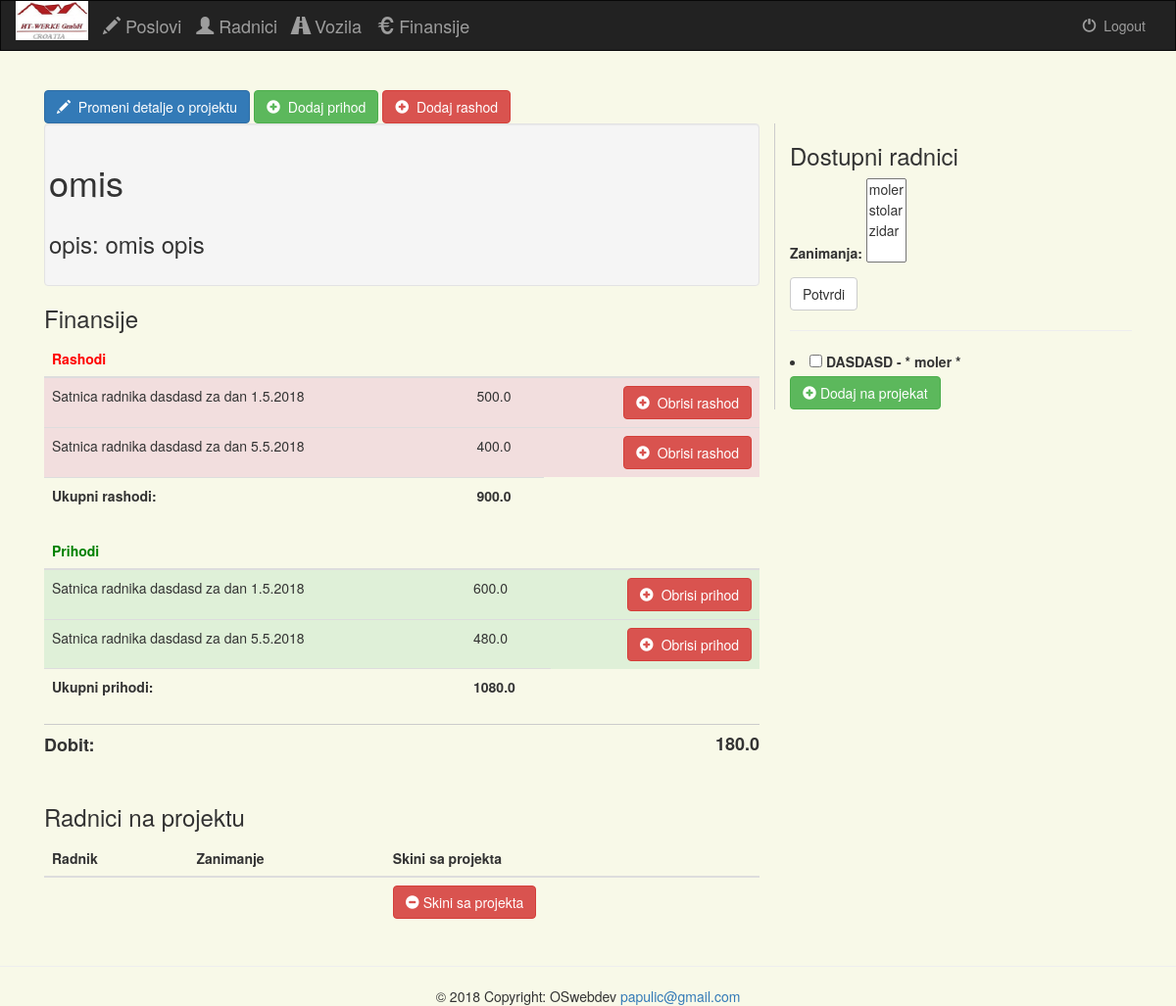
/administracija/posao/1/ (signed in), run on an earlier commit of the app's database.
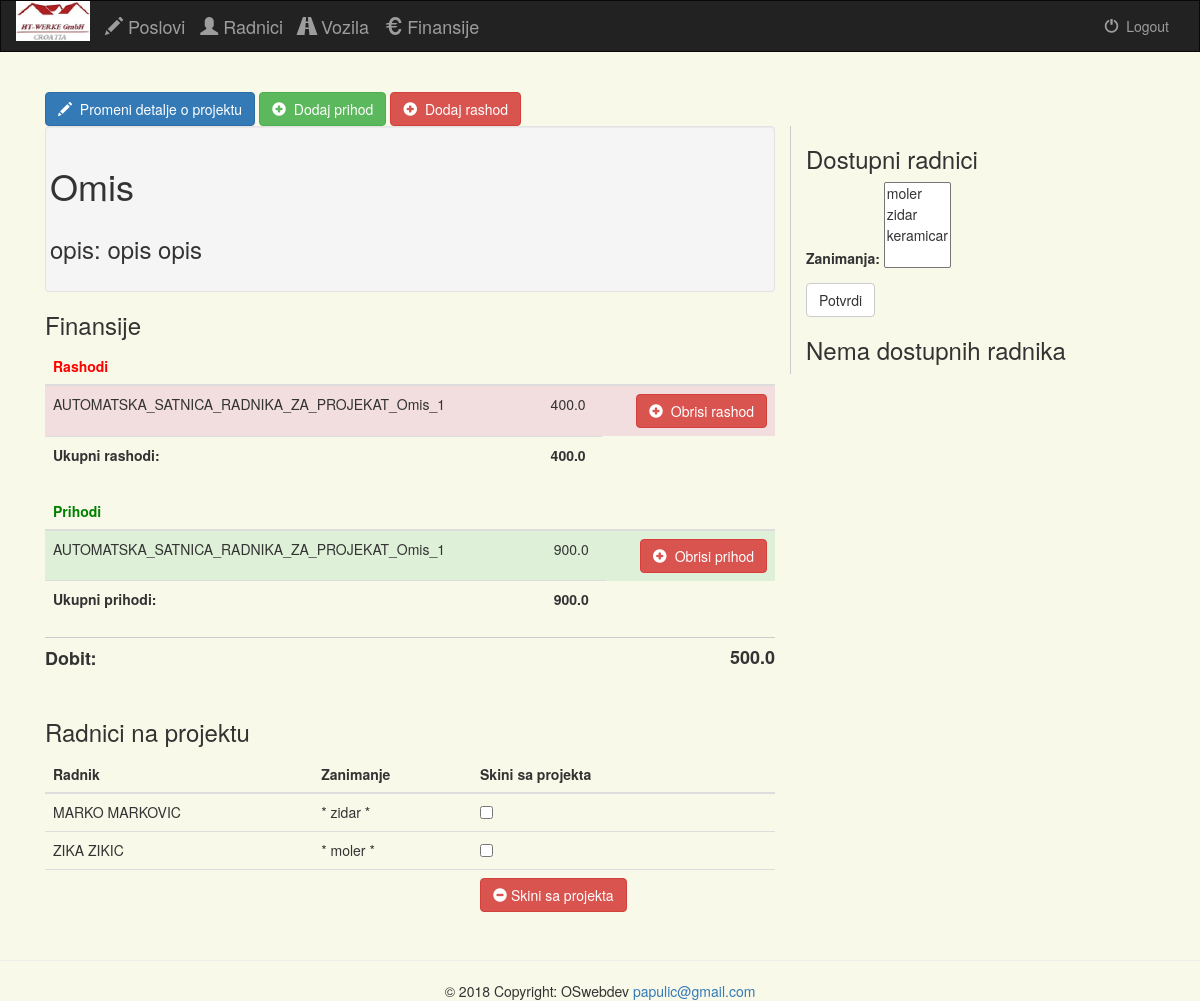
And on a later commit of the database.
### projects/models.py (models this page shows, shortened)
class Poslovi(models.Model):
    ime = models.CharField(max_length=30)
    opis = models.CharField(max_length=100)
    dogovoreni_radni_sati = models.FloatField(default=0.0)
    class Meta:
        verbose_name_plural = "Poslovi"

class Rashodi(models.Model):
    vrsta = models.CharField(max_length=50)
    opis = models.CharField(max_length=150, blank=True)
    kolicina = models.FloatField(max_length=10, default=0.0)
    posao = models.ForeignKey(Poslovi, on_delete=models.CASCADE)
    dan = models.ForeignKey(Dan, null=True, blank=True)
    class Meta:
        verbose_name_plural = "Rashodi"

class Prihodi(models.Model):
    vrsta = models.CharField(max_length=50)
    opis = models.CharField(max_length=150, blank=True)
    kolicina = models.FloatField(max_length=10, default=0.0)
    posao = models.ForeignKey(Poslovi, on_delete=models.CASCADE)
    dan = models.ForeignKey(Dan, null=True, blank=True)
    class Meta:
        verbose_name_plural = "Prihodi"

class Radnik(models.Model):
    ime = models.CharField(max_length=50)
    oib = models.IntegerField()
    broj_telefona = models.CharField(max_length=30, blank=True)
    broj_odela = models.IntegerField(default=None, null=True, blank=True)
    broj_cipela = models.IntegerField(default=None, null=True, blank=True)
    poceo_raditi = models.DateField()
    ugovor_vazi_do = models.DateField()
    satnica = models.FloatField(max_length=10)
    zaduzena_oprema = models.CharField(max_length=100, blank=True)
    dostupan = models.BooleanField(default=True)
    posao = models.ForeignKey(Poslovi, null=True, blank=True)
    u_radnom_odnosu = models.BooleanField(default=True)
    zanimanja = models.ManyToManyField(Zanimanja)
    dana_do_isteka_ugovora = models.IntegerField(default=None, null=True, blank=True)
    komentar = models.CharField(max_length=500, blank=True)
    class Meta:
        verbose_name_plural = "Radnici"

class Zanimanja(models.Model):
    zanimanje = models.CharField(max_length=30)
    def __unicode__(self):
        return self.zanimanje
    class Meta:
        verbose_name_plural = "Zanimanja"

### projects/views.py (the view)
# urls.py: url(r'^posao/(?P<project_id>[0-9]+)/$', views.detail, name='posao'),
def detail(request, project_id):
    if not request.user.is_authenticated():
        return render(request, 'projects/login.html')
    else:
        project = get_object_or_404(Poslovi, pk=project_id)
        prihodi = Prihodi.objects.filter(posao=project)
        rashodi = Rashodi.objects.filter(posao=project)
        ukupni_rashodi = 0.0
        ukupni_prihodi = 0.0
        for rashod in rashodi:
            ukupni_rashodi += rashod.kolicina
        for prihod in prihodi:
            ukupni_prihodi += prihod.kolicina
        dobit = ukupni_prihodi - ukupni_rashodi
        dostupni_radnici = Radnik.objects.filter(dostupan=True)
        radnici = Radnik.objects.all()
        zanimanja_filter = ZanimanjeFilter(request.GET, queryset=radnici)
        if request.POST.getlist('listdodaj'):
            for radnik_id in request.POST.getlist('listdodaj'):
                radnik = Radnik.objects.get(pk=radnik_id)
                radnik.dostupan = False
                radnik.posao = project
                radnik.save()
        elif request.POST.getlist('listskini'):
            for radnik_id in request.POST.getlist('listskini'):
                radnik = Radnik.objects.get(pk=radnik_id)
                radnik.dostupan = True
                radnik.posao = None
                radnik.save()
        return render(request, 'projects/poslovi.html', {
            'posao': project,
            'project_id': project_id,
            'dostupni_radnici': dostupni_radnici,
            'filter': zanimanja_filter,
            'prihodi': prihodi,
            'rashodi': rashodi,
            'ukupni_rashodi': ukupni_rashodi,
            'ukupni_prihodi': ukupni_prihodi,
            'dobit': dobit,
        })

### projects/templates/projects/poslovi.html (shortened to what this page needs)
{% extends 'projects/base.html' %}
{% block content %}
<div class="container">
     <div class="col-sm-12">
         <br>
         <a href="{% url 'projects:posao-update' project_id %}">
            <button type="button" class="btn btn-primary">
                <span class="glyphicon glyphicon-pencil"></span>&nbsp; Promeni detalje o projektu
            </button>
         </a>
         <a href="{% url 'projects:prihod-add' project_id %}">
            <button type="button" class="btn btn-success">
                <span class="glyphicon glyphicon-plus-sign"></span>&nbsp; Dodaj prihod
            </button>
         </a>
         <a href="{% url 'projects:rashod-add' project_id %}">
            <button type="button" class="btn btn-danger">
                <span class="glyphicon glyphicon-plus-sign"></span>&nbsp; Dodaj rashod
            </button>
         </a>
     </div>
     <div class="col-sm-8">
         <div class="well">
            <div class="row">
                <h1>{{ posao.ime }}</h1>
            </div>
            <div class="row">
                <h3>opis: {{ posao.opis }}</h3>
            </div>
         </div>
         <h3>Finansije</h3>
         <div class="table-div">
             <table class="table">
                <thead>
                <tr>
                    <th><font color="red">Rashodi</font></th>
                    <th></th>
                    <th></th>
                    <th></th>
                </tr>
                </thead>
                <tbody>
                {% for rashod in rashodi %}
                <tr class="danger">
                    <td>{{ rashod.vrsta }}</td>
                    <td>{{ rashod.opis }}</td>
                    <td>{{ rashod.kolicina }}</td>
                    <td>
                        <a href="{% url 'projects:rashod-delete' project_id rashod.id %}">
                            <button type="button" class="btn btn-danger" onclick="clicked(event)" style="float: right">
                                <span class="glyphicon glyphicon-plus-sign"></span>&nbsp; Obrisi rashod
                            </button>
                        </a>
                    </td>
                </tr>
                {% endfor %}
                <td><strong>Ukupni rashodi:</strong></td>
                <td></td>
                <td><strong>{{ ukupni_rashodi }}</strong></td>
                </tbody>
             </table>
         </div>
         <div class="table-div bottom-border">
             <table class="table">
                <thead>
                <tr>
                    <th><font color="green">Prihodi</font></th>
                    <th></th>
                    <th></th>
                    <th></th>
                </tr>
                </thead>
                <tbody>
                {% for prihod in prihodi %}
                <tr class="success">
                    <td>{{ prihod.vrsta }}</td>
                    <td>{{ prihod.opis }}</td>
                    <td>{{ prihod.kolicina }}</td>
                    <td>
                        <a href="{% url 'projects:prihod-delete' project_id prihod.id %}">
                            <button type="button" class="btn btn-danger" onclick="clicked(event)" style="float: right">
                                <span class="glyphicon glyphicon-plus-sign"></span>&nbsp; Obrisi prihod
                            </button>
                        </a>
                    </td>
                </tr>
                {% endfor %}
                <td><strong>Ukupni prihodi:</strong></td>
                <td></td>
                <td><strong>{{ ukupni_prihodi }}</strong></td>
                </tbody>
             </table>
         </div>
         <h4><strong>Dobit: <span style="float: right">{{ dobit }}</span></strong></h4><br>
         <h3>Radnici na projektu</h3>
         <form role="form" action="" method="post" enctype="multipart/form-data">
             <div class="table-div">
                 <table class="table">
                     <thead>
                     <tr>
                         <th>Radnik</th>
                         <th>Zanimanje</th>
                         <th>Skini sa projekta</th>
                     </tr>
                     </thead>
                     <tbody>
                     {% for radnik in posao.radnik_set.all %}
                     <tr>
                         <td>{{ radnik.ime.upper }}</td>
                         <td>* {% for j in radnik.zanimanja.all %}{{ j }} * {% endfor %}</td>
                         <td>
                             <input type='checkbox' name='listskini' value='{{radnik.id}}' id='{{radnik.id}}' />
                         </td>
                     </tr>
                    {% endfor %}
                     <tr>
                         <td></td>
                         <td></td>
                         <td><button type="submit" class="btn btn-danger"><span class="glyphicon glyphicon-minus-sign"></span> Skini sa projekta</button></td>
                     </tr>
                     </tbody>
                 </table>
             </div>
         </form>
     </div>
     <div class="col-sm-4 left-border">
         <h3>Dostupni radnici</h3>
         <form method="get">
             {{ filter.form.as_p }}
             <button type="submit" class="btn btn-default">Potvrdi</button>
         </form>
         <form role="form" action="" method="post" enctype="multipart/form-data">
             {% if dostupni_radnici %}
             <hr>
             {% for radnik in filter.qs %}
             {% if radnik.dostupan == True %}
             <li><input type='checkbox' name='listdodaj' value='{{radnik.id}}' id='{{radnik.id}}' />
                 <span><label class='list' for='{{radnik.id}}'>{{radnik.ime.upper}} - * {% for j in radnik.zanimanja.all %}{{ j }} * {% endfor %}</label></span>
             </li>
             {% endif %}
             {% endfor %}
             <button type="submit" class="btn btn-success"><span class="glyphicon glyphicon-plus-sign"></span> Dodaj na projekat</button>
             {% else %}
             <h3>Nema dostupnih radnika</h3>
             {% endif %}
         </form>
     </div>
</div>
{% endblock %}

### projects/templates/projects/base.html (shortened to what this page needs)
<!DOCTYPE html PUBLIC "-//W3C//DTD XHTML 1.0 Strict//EN" "http://www.w3.org/TR/xhtml1/DTD/xhtml1-strict.dtd">
<html xmlns="http://www.w3.org/1999/xhtml" xml:lang="sr"  lang="sr">
<head>
    {% load staticfiles %}
    <link rel="stylesheet" href="https://maxcdn.bootstrapcdn.com/bootstrap/3.3.6/css/bootstrap.min.css">
    <link rel="stylesheet" type="text/css" href="{% static 'projects/style.css' %}"/>
</head>
<body>
<nav class="navbar navbar-inverse">
    <div class="container-fluid">
        <div class="navbar-header">
            <a href="{% url 'projects:index' %}" class="navbar-left"><img src="{%  static 'projects/logo.png' %}"></a>
            <a class="navbar-brand"></a>
            <a class="navbar-brand" href="{% url 'projects:index' %}"><span class="glyphicon glyphicon-pencil" aria-hidden="true"></span> Poslovi  </a>
            <a class="navbar-brand" href="{% url 'projects:ljudi' %}"><span class="glyphicon glyphicon-user" aria-hidden="true"></span> Radnici  </a>
            <a class="navbar-brand" href="{% url 'projects:vozila' %}"><span class="glyphicon glyphicon-road" aria-hidden="true"></span> Vozila  </a>
            <a class="navbar-brand" href="#"><span class="glyphicon glyphicon-euro" aria-hidden="true"></span> Finansije  </a>
        </div>
        <div class="collapse navbar-collapse" id="topNavBar">
            <ul class="nav navbar-nav navbar-right">
                <li class="">
                    <a href="{% url 'projects:logout_user' %}">
                        <span class="glyphicon glyphicon-off"
                              aria-hidden="true"></span>&nbsp; Logout
                    </a>
                </li>
            </ul>
        </div>
    </div>
</nav>
{% block content %}
{% endblock %}
<hr>
  <footer class="page-footer font-small blue pt-4 mt-4">
    <div class="footer-copyright py-3 text-center">
        © 2018 Copyright: OSwebdev
        <a href="mailto:papulic@gmail.com?Subject=Hello%20OSwebdev" target="_top">papulic@gmail.com</a>
    </div>
  </footer>
</body>
</html>

### projects/static/projects/style.css (style rules this page uses)
body { background: #f8f9e8; }
.navbar { border-radius: 0; }
.left-border { border-left: 1px solid #ccc; }
.bottom-border { border-bottom: 1px solid #ccc; }

What changed in the data, as far as the page shows it:
removed Rashodi: vrsta "Satnica radnika dasdasd za dan 1.5.2018", kolicina "500.0"
removed Rashodi: vrsta "Satnica radnika dasdasd za dan 5.5.2018", kolicina "400.0"
removed Prihodi: vrsta "Satnica radnika dasdasd za dan 1.5.2018", kolicina "600.0"
removed Prihodi: vrsta "Satnica radnika dasdasd za dan 5.5.2018", kolicina "480.0"
removed Radnik: ime "DASDASD", Zanimanja (zanimanje "moler"), shown under "Dostupni radnici"
changed Poslovi: ime "omis" → "Omis"; opis "omis opis" → "opis opis"
added Rashodi: vrsta "AUTOMATSKA_SATNICA_RADNIKA_ZA_PROJEKAT_Omis_1", kolicina "400.0"
added Prihodi: vrsta "AUTOMATSKA_SATNICA_RADNIKA_ZA_PROJEKAT_Omis_1", kolicina "900.0"
added Radnik: ime "MARKO MARKOVIC", shown under "Radnici na projektu"
changed Radnik: gains Zanimanja (zanimanje "zidar")
added Radnik: ime "ZIKA ZIKIC", Zanimanja (zanimanje "moler"), shown under "Radnici na projektu"
Also different on the page:
{{ ukupni_rashodi }}: "900.0" → "400.0"
{{ ukupni_prihodi }}: "1080.0" → "900.0"
{{ dobit }}: "180.0" → "500.0"
form field zanimanja: "moler / stolar / zidar" → "moler / zidar / keramicar"
text no longer shown: "Dodaj na projekat"
text now shown: "Nema dostupnih radnika"
